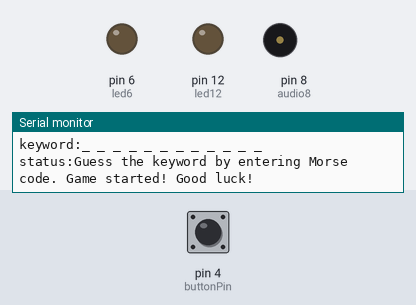
Simulated run of this sketch. Board: Arduino Uno, built with avr-gcc and run on an emulated ATmega328P. Parts: output pins drawn as LEDs (lit = HIGH), buzzer (waves = sounding), the last lines printed to the serial monitor. Dashed ring = blinking. Inputs (shaded band) come from the test bench; at power-on: pin 4 (buttonPin) HIGH.

Above: at 3.5 s.
3.6 s: pin 4 (buttonPin) pulled LOW for 0.15 s
At 3.67 s:
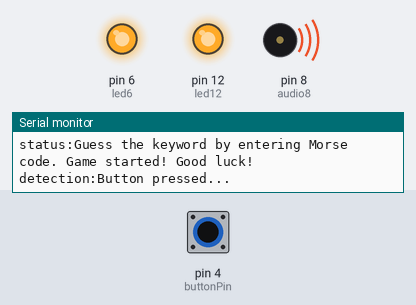
5.2 s: pin 4 (buttonPin) pulled LOW for 1 s
At 7.1 s:
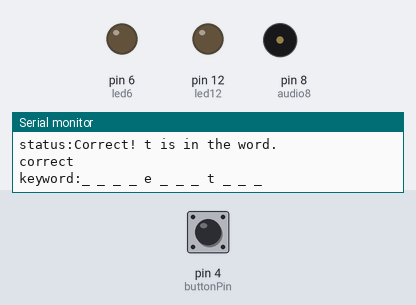
8.4 s: pin 4 (buttonPin) pulled LOW for 3.2 s
At 8.8 s:
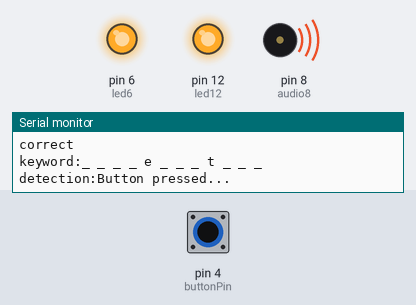
13.1 s: pin 4 (buttonPin) pulsed LOW 2 times (0.12 s each, 0.3 s apart)
At 13.16 s:
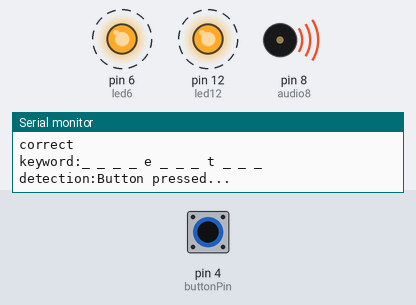
15.7 s: pin 4 (buttonPin) pulsed LOW 5 times (0.12 s each, 0.3 s apart)
At 17.3 s:
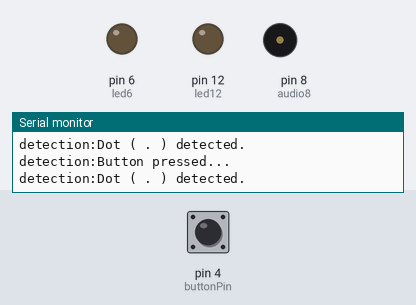
Timing chart, 0 to 18.8 s (numbered marks = the images above; inputs shaded):
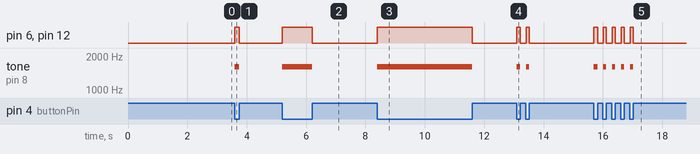

Measured:
- after the input at 3.6 s, pin 6 (led6), pin 12 (led12): LOW → HIGH at once, → LOW 0.15 s later; tone on pin 8 (audio8): silent → 1600 Hz at once, → silent 0.15 s later
- after the input at 5.2 s, pin 6 (led6), pin 12 (led12): LOW → HIGH at once, → LOW 1.0 s later; tone on pin 8 (audio8): silent → 1600 Hz at once, → silent 1.0 s later
- after the input at 8.4 s, pin 6 (led6), pin 12 (led12): LOW → HIGH at once, → LOW 3.2 s later; tone on pin 8 (audio8): silent → 1600 Hz at once, → silent 3.2 s later
- after the input at 13.1 s, pin 6 (led6), pin 12 (led12): alternates HIGH for 0.11 s and LOW for 0.20 s, 4 changes in all, then stays LOW, starting at once; tone on pin 8 (audio8): alternates 1600 Hz for 0.11 s and silent for 0.20 s, 4 changes in all, then stays silent, starting at once
- after the input at 15.7 s, pin 6 (led6), pin 12 (led12): alternates HIGH for 0.10 s and LOW for 0.20 s, 10 changes in all, then stays LOW, starting at once; tone on pin 8 (audio8): alternates 1600 Hz for 0.10 s and silent for 0.20 s, 10 changes in all, then stays silent, starting at once

The sketch:

CliMateGameFinal_120124.ino
```cpp
// Morse Code CliMate Game

// Define output pins for LEDs and buzzer
int led12 = 12;
int led6 = 6;
int audio8 = 8;
int buttonPin = 4;  // Input pin for the button

// Timing constants for Morse code
int dotLen = 100;
int dashLen = dotLen * 3;
int elemPause = dotLen;
int charPause = dotLen * 7;
unsigned long pressStartTime = 0; // Start time of button press
unsigned long releaseTime = 0; // Time when button was released
bool charEndDetected = false; // Flag to detect end of Morse character
bool gameStarted = false;

// Morse code arrays for letters and numbers
char* letters[] = {
    ".-", "-...", "-.-.", "-..", ".", "..-.", "--.", "....", "..",
    ".---", "-.-", ".-..", "--", "-.", "---", ".--.", "--.-", ".-.",
    "...", "-", "..-", "...-", ".--", "-..-", "-.--", "--.."
};
char* numbers[] = {
    "-----", ".----", "..---", "...--", "....-", ".....","-....", "--...", "---..", "----."
};

char targetWord[13] = "conservation";  // Target word for final challenge
char guessedWord[13]; // Placeholder for guessed letters
String morseInput = ""; // Store Morse code input
String previousGuesses = ""; // Store previous guesses

// Setup function to initialize pins and start serial communication
void setup() {
    pinMode(led12, OUTPUT);
    pinMode(led6, OUTPUT);
    pinMode(audio8, OUTPUT);
    pinMode(buttonPin, INPUT_PULLUP);
    Serial.begin(9600);
    delay(2000); // Ensure the serial connection stabilizes
    while (Serial.available() > 0) {
        Serial.read(); // Clear out the buffer
    }
    for (int i = 0; i < 10; i++) { // Extra clearing, just in case
        Serial.read();
    }
    Serial.flush();
    /*sendMainMessage("Welcome to CliMate, a climate justice adventure!");
    sendMainMessage("You are humanity’s last hope in fighting climate change.");
    sendMainMessage("From now on, you are CliMate Agents.");
    sendMainMessage("Get ready, we’re about to start our adventure!");*/
    sendMainMessage("Read the classified document and find the final keyword.");
    startGame();
}

void startGame() {
    memset(guessedWord, '_', strlen(targetWord));
    guessedWord[strlen(targetWord)] = '\0';
    gameStarted = true;
    sendMainMessage("");
    sendMainMessage("Final Challenge - Water-Saving Initiative");
    sendMainMessage("It focuses on careful management and use of water resources.");
    sendMainMessage("Ensuring long-term sustainability, especially during droughts.");
    sendMainMessage("Translate the keyword into Morse code and input it into MorScribe.");
    sendKeywordPlaceholder();
    sendStatusMessage("Guess the keyword by entering Morse code. Game started! Good luck!");
}

void loop() {
    int buttonState = digitalRead(buttonPin);

    if (buttonState == LOW) { // Button pressed
        if (pressStartTime == 0) {
            pressStartTime = millis();
            // Turn on LEDs and play sound when button is pressed
            digitalWrite(led12, HIGH);
            digitalWrite(led6, HIGH);
            tone(audio8, 1600); // Updated frequency
            sendDetectionFeedback("Button pressed...");
        }
        charEndDetected = false;
    } else if (buttonState == HIGH && pressStartTime != 0) { // Button released
        unsigned long pressDuration = millis() - pressStartTime;
        if (pressDuration < dashLen) {
            morseInput += '.'; // Dot
            sendDetectionFeedback("Dot ( . ) detected.");
        } else {
            morseInput += '-'; // Dash
            sendDetectionFeedback("Dash ( - ) detected.");
        }
        pressStartTime = 0; // Reset the press time
        releaseTime = millis();
        // Turn off LEDs and stop sound when button is released
        digitalWrite(led12, LOW);
        digitalWrite(led6, LOW);
        noTone(audio8);
        charEndDetected = true;
    }

    // Confirm end of character input
    if (charEndDetected) {
        unsigned long pauseDuration = millis() - releaseTime;
        if (pauseDuration > elemPause && pauseDuration < charPause) {
            // Handle end of element within a character
            delay(elemPause); // Ensure pause between dots and dashes within a character
        } else if (pauseDuration >= charPause) {
            // Handle end of letter
            char decodedChar = decodeMorse(morseInput.c_str());
            if (decodedChar != '\0') {
                sendMorseMessage(morseInput);
                morseInput = ""; // Reset Morse input for next character
                sendStatusMessage("Decoded: " + String(decodedChar));
                checkGuess(decodedChar);
                sendKeywordPlaceholder();
            } else {
                sendStatusMessage("Unrecognized input: " + morseInput);
                morseInput = ""; // Reset Morse input for next character
                sendKeywordPlaceholder();
            }
            charEndDetected = false;
        } else if (pauseDuration >= charPause * 2) {
            // Handle long pause between dots/dashes
            sendStatusMessage("Space between dots/dashes too long, please restart.");
            morseInput = ""; // Reset Morse input
            charEndDetected = false;
        }
        if (isGameOver()) {
            sendMainMessage("Congratulations! You have successfully finished the adventure!");
            sendMainMessage("Conserving water helps ensure there’s enough for everyone, even during droughts!");
            sendMainMessage("Without conservation efforts, future droughts could lead to severe water shortages.");
            sendMainMessage("Our field agents are dispatched to oversee simple and sustainable water conservation,");
            sendMainMessage("that are initiated in city-wide scale to help reduce drought impact.");
            sendMainMessage("");
            sendMainMessage("Remember, human body is 70% water, conserving water is conserving your future.");
            sendStatusMessage("Adventure ended. Stay alert, see you in other adventure!");
            sendMorseMessage("-.../-.--/.");
            gameStarted = false; // End the game
        }
    }
}

// Function to decode Morse code sequence to a character
char decodeMorse(const char* morse) {
    for (int i = 0; i < 26; i++) {
        if (strcmp(morse, letters[i]) == 0) {
            return 'a' + i;
        }
    }
    for (int i = 0; i < 10; i++) {
        if (strcmp(morse, numbers[i]) == 0) {
            return '0' + i;
        }
    }
    return '\0'; // Return null character if no match found
}

// Function to check if guess is correct and update guessed word
void checkGuess(char ch) {
  bool correct = false;
  for (int i = 0; i < strlen(targetWord); i++) {
    if (targetWord[i] == ch) {
      guessedWord[i] = ch;
      correct = true;
    }
  }
  if (correct) {
    sendStatusMessage("Correct! " + String(ch) + " is in the word.");
    Serial.println("correct");
  } else {
    sendStatusMessage("Wrong guess! " + String(ch) + " is not in the word.");
    if (previousGuesses.length() > 0) {
      previousGuesses += ", ";
    }
    previousGuesses += String(ch);
    sendPreviousGuesses();
    Serial.println("wrong");
  }
}

// Function to send main message
void sendMainMessage(String message) {
    Serial.println("main:" + message);
}

// Function to send keyword placeholder
void sendKeywordPlaceholder() {
    String placeholder = "";
    for (int i = 0; i < strlen(guessedWord); i++) {
        placeholder += guessedWord[i];
        if (i < strlen(guessedWord) - 1) {
            placeholder += " ";
        }
    }
    Serial.println("keyword:" + placeholder);
}

// Function to send previous guesses
void sendPreviousGuesses() {
    Serial.println("previous:" + previousGuesses);
}

// Function to send status message
void sendStatusMessage(String message) {
    Serial.println("status:" + message);
}

// Function to send morse message
void sendMorseMessage(String morse) {
    Serial.println("morse:" + morse);
}

// Function to send detection feedback
void sendDetectionFeedback(String feedback) {
    Serial.println("detection:" + feedback);
}

// Function to check if the game is over
bool isGameOver() {
    for (int i = 0; i < strlen(guessedWord); i++) {
        if (guessedWord[i] == '_') {
            return false;
        }
    }
    return true;
}
```
